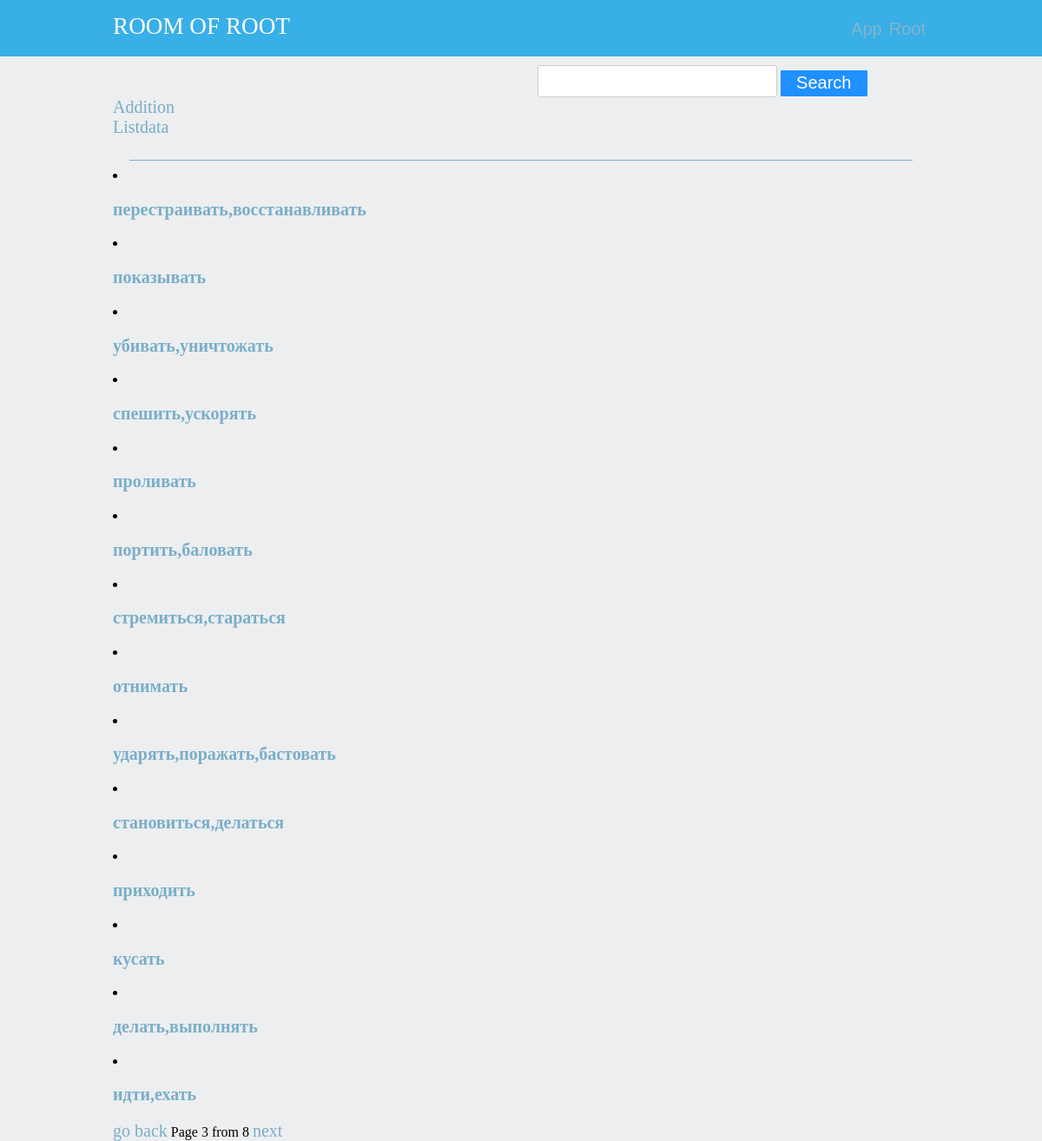
The page /listdata/?page=3 (signed in) on the database its author committed.
### app/models.py (models this page shows, shortened)
class Word(models.Model):
    russia = models.CharField(max_length=255)
    english = models.CharField(max_length=255)
    buttons = models.CharField(max_length=255, null=True)

### app/views.py (the view)
# urls.py: url(r'^listdata/$', views.listdata, name='listdata'),
def listdata(request):
    if not request.user.is_authenticated():
        return HttpResponseNotFound('<h1>Page not found</h1>')
    data = Word.objects.all()
    paginator = Paginator(data, 14)
    page = request.GET.get('page')
    try:
        data = paginator.page(page)
    except PageNotAnInteger:
        data = paginator.page(1)
    except EmptyPage:
        data = paginator.page(paginator.num_pages)
    return render(request, 'app/listdata.html', {'data': data})

### app/templates/app/listdata.html (shortened to what this page needs)
{% include 'app/head_for_admin.html' %}
{% load staticfiles %}
<!DOCTYPE html>
<html lang="en">
<head>
    <link rel="stylesheet" href="{% static 'app/css/rootroom.css' %}">
</head>
<body>
    <br>
    <div class="container">
    <hr width="900" size="0" color="#79AEC8" />
    {% for obj in data %}
    <li>
    <h3><a href="{% url 'data_edit' pk=obj.pk %}">{{ obj.russia }}</a></h3>
    </li>
    {% endfor %}
    {% if data.has_previous %}
    <a href="?page={{ data.previous_page_number }}">go back</a>
    {% endif %}
    Page {{ data.number }} from {{ data.paginator.num_pages }}
    {% if data.has_next %}
    <a href="?page={{ data.next_page_number }}">next</a>
    {% endif %}
    </div>
</body>
</html>

### app/static/app/css/style.css (style rules this page uses)
a { color: #79AEC8; outline: none; }
a:link { text-decoration: none; }
.container { width: 940px; margin: 0 auto; }

### app/static/app/css/rootroom.css (style rules this page uses)
body { margin: 0; padding: 1p; }
body { background-color: #EDEEF0; }
a { color: #79AEC8; font-size: 20px; outline: none; }
a:link { text-decoration: none; }

### rows shown on the page
Word: russia "перестраивать,восстанавливать"
Word: russia "показывать"
Word: russia "убивать,уничтожать"
Word: russia "спешить,ускорять"
Word: russia "проливать"
Word: russia "портить,баловать"
Word: russia "стремиться,стараться"
Word: russia "отнимать"
Word: russia "ударять,поражать,бастовать"
Word: russia "становиться,делаться"
Word: russia "приходить"
Word: russia "кусать"
Word: russia "делать,выполнять"
Word: russia "идти,ехать"

### other values the page prints
{{ data.number }} "3"
{{ data.paginator.num_pages }} "8"
